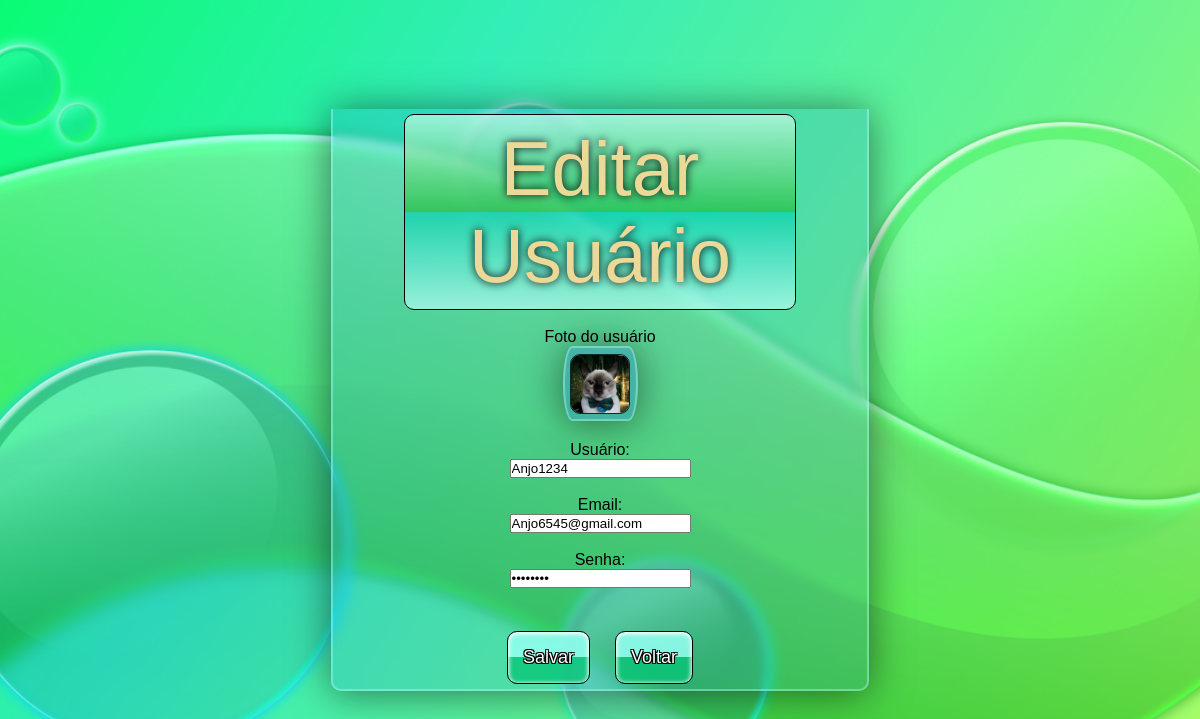
The app's page /edit_user (signed in), older data.
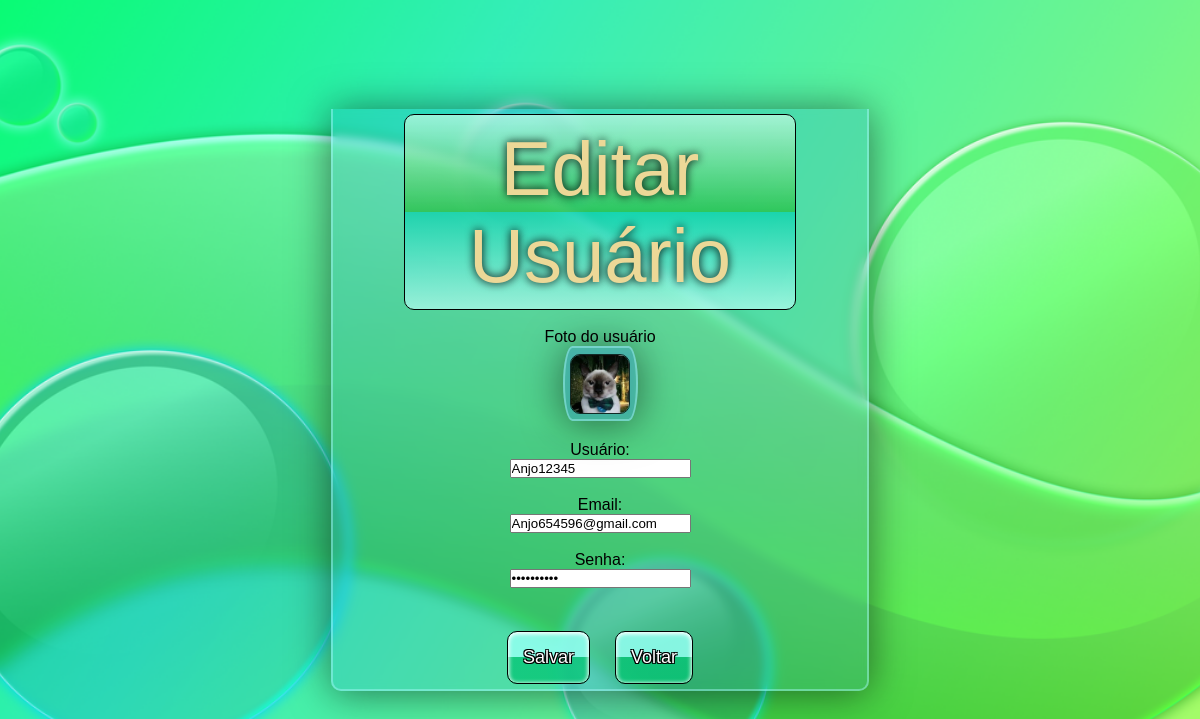
The same page, newer data.
### tables this page shows
CREATE TABLE games (
        id INTEGER PRIMARY KEY AUTOINCREMENT,
        usuario TEXT NOT NULL,
        email INTEGER,
        senha TEXT NOT NULL,
        games TEXT
    );

### app.py (the view, shortened to what this page needs)
@app.route("/edit_user", methods=["GET", "POST"])
def edit_user():
    user_id = session.get("user_id")
    if not user_id:
        return redirect(url_for("login"))
    conn = sqlite3.connect("banco.db")
    conn.row_factory = sqlite3.Row
    cursor = conn.cursor()
    user = cursor.execute("SELECT * FROM games WHERE id = ?", (user_id,)).fetchone()
    conn.close()
    return render_template("edit_user.html", user=user)

### templates/edit_user.html (shortened to what this page needs)
<!DOCTYPE html>
<html lang="pt-br">
<head>
  <link href="{{ url_for('static', filename='css/estilo4.css') }}" rel="stylesheet">
  <link href="{{ url_for('static', filename='css/dark.css') }}" rel="stylesheet">
</head>
<body>
  <center>
    <div class="vidro">
      <div class="pai">
        <div class="caixa">
          Editar Usuário
        </div>
        <br>
        <form method="POST">
          <label>Foto do usuário</label><br>
            <div class="usuario">
              <div class="userFrame">
                <img src="{{ url_for('static', filename='img/user.jpg') }}">
              </div>
            </div>
          <label>Usuário:</label><br>
          <input placeholder="username" type="text" name="usuario" value="{{ user['usuario'] }}"><br><br>
          <label>Email:</label><br>
          <input placeholder="awesome@gmail.com" type="email" name="email" value="{{ user['email'] }}"><br><br>
          <label>Senha:</label><br>
          <input placeholder="password" type="password" name="senha" value="{{ user['senha'] }}"><br><br>
          <div class="botoes2">
            <button class="botao" type="submit">Salvar</button>
            <a class="botao" href="/user">Voltar</a>
          </div>
        </form>
      </div>
    </div>
  </center>
</body>
</html>

### static/css/estilo4.css (style rules this page uses)
:root { --cor1: #98e874; --cor-clara: #cafff2c9; --cor-media: #51e49a; --cor-escura: #c4ffc7; --cor-gradiente-botoes-normal-inicio: #92fff0dc; --cor-gradiente-botoes-normal-fim: #07c576c9; --cor-gradiente-botoes-ativo-inicio: #98dbd2dc; --cor-gradiente-botoes-ativo-fim: #00ad65d8; --cor-fechar-normal-inicio: #ffa2a2c0; --cor-fechar-normal-fim: #ff1414cc; --cor-fechar-ativo-inicio: #db7e7ec0; --cor-fechar-ativo-fim: #c00000cc; --sombra-botoes-interna: inset 0 1px 4px 1px #ffffff; --sombra-botoes-fechar-interna: inset 0 1px 6px 1px #ffffff; --sombra-texto-preta: -1px -1px 0 black, 1px -1px 0 black, -1px 1px 0 black, 1px 1px 0 black; --sombra-texto-branca: #ffffff 0 0 12px, #ffffff 0 0 12px, #ffffff 0 0 12px, #ffffff 0 0 12px, #ffffff 0 0 12px, #ffffff 0 0 12px, #ffffff 0 0 12px, #ffffff 0 0 12px, #ffffff 0 0 12px; --sombra-brilho-verde: 0px 0px 20px 5px #00ffb3; --sombra-brilho-vermelho: 0px 0px 20px 5px #ff000081; --borda-vidro: 2px solid #b0faff6c; --fundo-vidro: #002fff1a; --sombra-vidro: 0 2px 40px #00000085; --blur-vidro: 5px; --borda-padrao-preta: 1px solid black; --borda-usuario-img: 1px solid #000000c2; --radius-pequeno: 10px; --radius-medio: 15px; --radius-grande: 20px; --radius-oval: 15%/60%; --transition-standard: 0.4s ease; --transition-button: 0.2s ease-in-out; --tamanho-vidro:75vw; }
* { margin: 0; padding: 0; box-sizing: border-box; }
body { background-image: url("../img/fruti.png"); font-family: 'Verdana', 'Geneva', 'Tahoma', sans-serif; background-size: cover; background-position: center; background-repeat: no-repeat; background-attachment: fixed; border-radius: var(--radius-grande); margin: 35px; display: flex; justify-content: center; align-items: center; min-height: calc(100vh - 70px); cursor: url("../img/cursor.cur"), auto; overflow-x: hidden; }
a { cursor: url("../img/pointer.cur"), auto; text-decoration: none; color: black; }
button { cursor: url("../img/pointer.cur"), auto; }
.pai { display: flex; flex-direction: column; align-items: center; position: relative; z-index: 1; }
.vidro { position: relative; width: 100%; padding: 5px; border-right: var(--borda-vidro); border-left: var(--borda-vidro); border-bottom: var(--borda-vidro); border-bottom-right-radius: var(--radius-pequeno); border-bottom-left-radius: var(--radius-pequeno); background: var(--fundo-vidro); backdrop-filter: blur(var(--blur-vidro)); -webkit-backdrop-filter: blur(var(--blur-vidro)); box-shadow: var(--sombra-vidro); display: flex; flex-direction: column; gap: 20px; min-height: 200%; }
.caixa { font-size: clamp(3rem, 5vw + 1rem, 5.3125rem); background: linear-gradient(#d1ffeaa6 0%, #22be3cb4 50%, #00d1aea8 50%, #bbfff7a9 100%); width: 75%; padding: 10px 20px; display: flex; border: var(--borda-padrao-preta); justify-content: center; align-items: center; color: #ecd897; text-shadow: black 0 0 10px; border-radius: var(--radius-pequeno); align-self: center; text-align: center; }
.botao { position: relative; cursor: url("../img/pointer.cur"), auto; min-width: 4vw; justify-content: center; display: flex; padding: 15px; background: linear-gradient(#92fff0dc 0%, #92fff0dc 50%, #07c576c9 50%, #07c576c9 100%); font-size: 18px; box-shadow: inset 0px 1px 4px 1px #ffffff; border: 1px solid black; border-radius: 10px; text-shadow: -1px -1px 0 black, 1px -1px 0 black, -1px 1px 0 black, 1px 1px 0 black; text-decoration: none; color: white; }
.botao::before { box-shadow: var(--sombra-brilho-verde); }
.botoes2 { margin-top: 25px; display: flex; justify-content: center; align-items: center; gap: 25px; }
.usuario, .usuario2 { position: relative; margin-bottom: 20px; gap: 5px; display: flex; align-items: center; color: black; text-shadow: var(--sombra-texto-branca); }
.usuario { flex-direction: column-reverse; }
.usuario img, .usuario2 img { border-radius: var(--radius-pequeno); width: 60px; height: 60px; border: var(--borda-usuario-img); object-fit: cover; }
.userFrame { width: 75px; height: 75px; border: var(--borda-vidro); border-radius: var(--radius-oval); background: var(--fundo-vidro); backdrop-filter: blur(var(--blur-vidro)); -webkit-backdrop-filter: blur(var(--blur-vidro)); box-shadow: var(--sombra-vidro); display: flex; justify-content: center; align-items: center; overflow: hidden; }

Row changes from the older to the newer data that the page shows:
changed games: usuario "Anjo1234" → "Anjo12345"; email "Anjo6545@gmail.com" → "Anjo654596@gmail.com"
